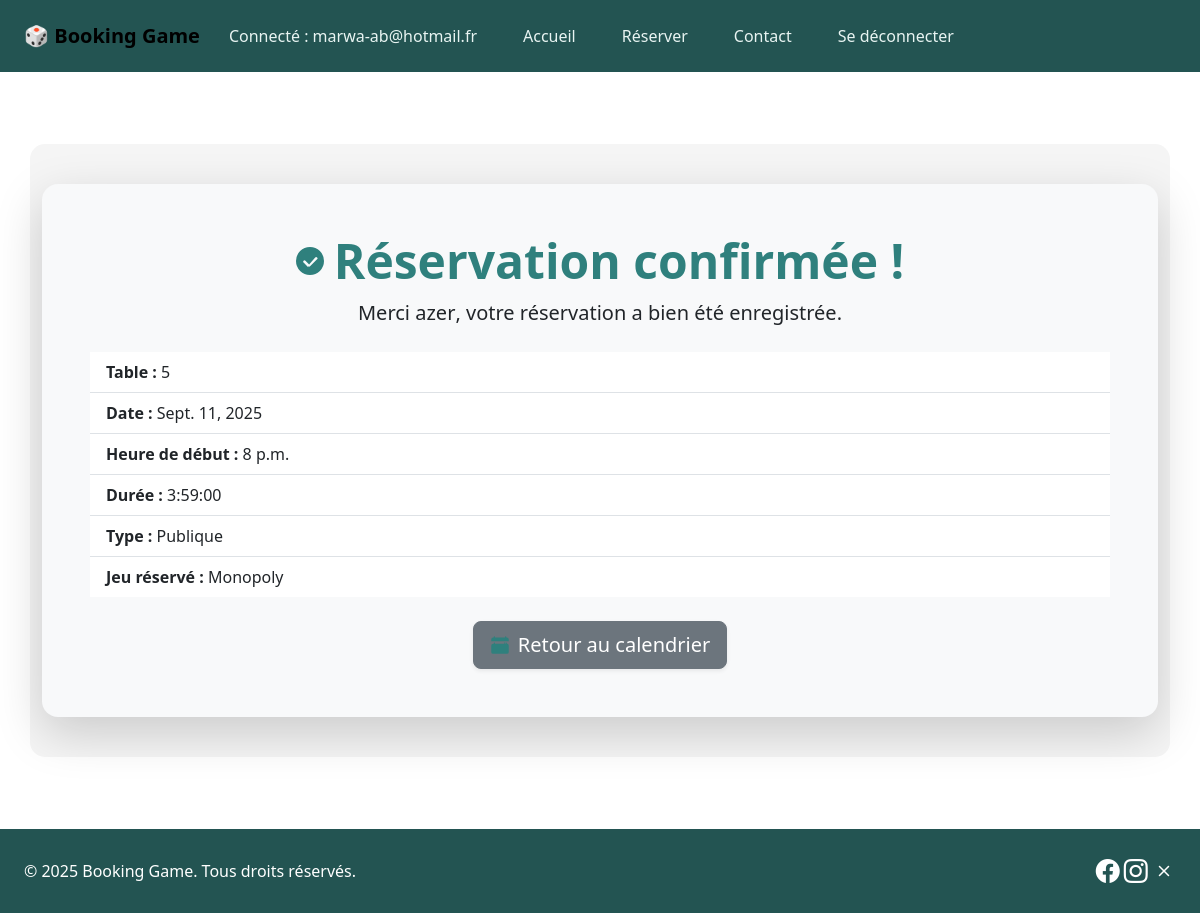
The page /users/confirmation/1/ (signed in) on the database its author committed.
### users_app/models.py (models this page shows, shortened)
class User(AbstractUser):
    username = models.EmailField(unique=True)
    pseudo = models.CharField(max_length=50, unique=True)
    phone = models.CharField(max_length=20, blank=True, null=True)
    favorite_games = models.ManyToManyField("tables_app.Game", blank=True, related_name='fans')

### tables_app/models.py (models this page shows, shortened)
class Booking(models.Model):
    date = models.DateField(default=timezone.now)
    start_time = models.TimeField()
    duration = models.DurationField(help_text="Durée (HH:MM:SS)")
    booking_type = models.CharField(max_length=10, choices=BookingType.choices)
    table = models.ForeignKey("Table", on_delete=models.CASCADE)
    main_customer = models.ForeignKey(settings.AUTH_USER_MODEL, on_delete=models.CASCADE, related_name='bookings')
    code = models.CharField(max_length=10, blank=True, null=True)  # ajout du code
    game = models.ForeignKey("tables_app.Game", on_delete=models.SET_NULL, null=True, blank=True)
    custom_game = models.CharField(max_length=100, blank=True, null=True)

class Table(models.Model):
    number_table = models.IntegerField(unique=True)
    capacity_table = models.IntegerField()
    state_table = models.CharField(max_length=10, choices=TableEtat.choices, default=TableEtat.LIBRE)
    game_table = models.ForeignKey("Game", null=True, blank=True, on_delete=models.SET_NULL)
    code_table = models.CharField(max_length=20, null=True, blank=True)
    customer_table = models.ManyToManyField(settings.AUTH_USER_MODEL,
                                            blank=True,
                                            related_name='joined_tables')

class Game(models.Model):
    name_game = models.CharField(max_length=100)
    category_game = models.CharField(max_length=50)
    duration_game = models.CharField(max_length=50, null=True, blank=True)
    nb_player_min_game = models.IntegerField(null=True, blank=True)
    nb_player_max_game = models.IntegerField(null=True, blank=True)
    stock_game = models.IntegerField(default=0)
    availability_game = models.BooleanField(default=True)
    presentation = models.TextField(null=True, blank=True)
    image_url = models.URLField(max_length=500, null=True, blank=True)

### users_app/views.py (the view)
# urls.py: path("confirmation/<int:booking_id>/", views.booking_confirmation, name="booking_confirmation"),
@login_required
def booking_confirmation(request, booking_id):
    booking = get_object_or_404(Booking, id=booking_id)
    if booking.game:  # Jeu du catalogue
        game_name = booking.game.name_game
    elif booking.custom_game:  # Jeu apporté par l'utilisateur
        game_name = booking.custom_game
    else:
        game_name = "Aucun"
    return render(request, "tables_app/booking_confirmation.html", {
        "booking": booking,
        "game_name": game_name
    })

### tables_app/templates/tables_app/booking_confirmation.html (shortened to what this page needs)
{% extends "base.html" %}
{% load static %}
{% block content %}
<div class="container my-5">
    <div class="card shadow-lg border-0 rounded-4 bg-light">
        <div class="card-body text-center p-5">
            <div class="mb-4 text-center">
    <h1 class="display-5 fw-bold"
        style="color:#2F807D; display:flex; justify-content:center; align-items:center; gap:10px;">
        <svg xmlns="http://www.w3.org/2000/svg" width="28" height="28"
             fill="#2F807D" class="bi bi-check-circle-fill" viewBox="0 0 16 16">
            <path d="M16 8A8 8 0 1 1 0 8a8 8 0 0 1 16 0zM6.97 11.03
                     a.75.75 0 0 0 1.07.02l3.992-3.99
                     a.75.75 0 1 0-1.06-1.06L7.5
                     9.939 5.383 7.823a.75.75 0
                     0 0-1.06 1.06l2.647 2.646z"/>
        </svg>
        Réservation confirmée !
    </h1>
    <p class="lead text-dark">
        Merci <strong>{{ booking.main_customer.pseudo }}</strong>,
        votre réservation a bien été enregistrée.
    </p>
</div>
            <ul class="list-group list-group-flush text-start mb-4">
                <li class="list-group-item"><strong>Table :</strong> {{ booking.table.number_table }}</li>
                <li class="list-group-item"><strong>Date :</strong> {{ booking.date }}</li>
                <li class="list-group-item"><strong>Heure de début :</strong> {{ booking.start_time }}</li>
                <li class="list-group-item"><strong>Durée :</strong> {{ booking.duration }}</li>
                <li class="list-group-item"><strong>Type :</strong> {{ booking.get_booking_type_display }}</li>
                <li class="list-group-item"><strong>Jeu réservé :</strong> {{ game_name }}</li>
            </ul>
            <div class="mt-4 text-center">
    <a href="{% url 'tables_app:calendar' %}?date={{ booking.date }}"
       class="btn btn-secondary btn-lg shadow-sm d-inline-flex align-items-center gap-2">
        Retour au calendrier
    </a>
</div>
        </div>
    </div>
</div>
{% endblock %}

### tables_app/templates/base.html (shortened to what this page needs)
<!DOCTYPE html>
<html lang="fr">
<head>
    {% load static %}
    <link rel="stylesheet" href="{% static 'css/style.css' %}?v=3">
    <link href="https://cdn.jsdelivr.net/npm/bootstrap@5.3.2/dist/css/bootstrap.min.css" rel="stylesheet">
    <link rel="stylesheet" href="https://cdnjs.cloudflare.com/ajax/libs/font-awesome/6.4.0/css/all.min.css">
    <link rel="stylesheet" href="https://cdn.jsdelivr.net/npm/bootstrap-icons@1.10.5/font/bootstrap-icons.css">
</head>
<body>
<nav class="navbar navbar-expand-lg custom-nav py-3 w-100">
    <div class="container-fluid px-4">
        <a class="navbar-brand fw-bold" href="{% url 'tables_app:home' %}">🎲 Booking Game</a>
        <div class="collapse navbar-collapse justify-content-end" id="navbarNav">
            <ul class="navbar-nav">
                {% if user.is_authenticated %}
                    <li class="nav-item"><span class="nav-link">Connecté : {{ user.username }}</span></li>
                    <li class="nav-item"><a class="nav-link" href="{% url 'tables_app:home' %}">Accueil</a></li>
                    <li class="nav-item"><a class="nav-link" href="{% url 'tables_app:calendar' %}">Réserver</a></li>
                    <li class="nav-item"><a class="nav-link" href="{% url 'contact_app:contact' %}">Contact</a></li>
                    <li class="nav-item"><a class="nav-link" href="{% url 'users_app:logout' %}">Se déconnecter</a></li>
                {% else %}
                    <li class="nav-item"><a class="nav-link" href="{% url 'users_app:login' %}">Connexion</a></li>
                    <li class="nav-item"><a class="nav-link" href="{% url 'users_app:register' %}">Inscription</a></li>
                    <li class="nav-item"><a class="nav-link" href="{% url 'tables_app:games' %}">Nos jeux disponibles</a></li>
                {% endif %}
            </ul>
        </div>
    </div>
</nav>
<main class="py-4">
    {% block content %}{% endblock %}
</main>
<footer class="footer w-100 py-4 px-4 d-flex justify-content-between align-items-center flex-wrap">
    <p class="mb-2 mb-md-0">&copy; 2025 Booking Game. Tous droits réservés.</p>
    <div class="social-icons">
        <a href="#" target="_blank"><i class="bi bi-facebook"></i></a>
        <a href="#" target="_blank"><i class="bi bi-instagram"></i></a>
        <a href="#" target="_blank"><i class="bi bi-x"></i></a>
    </div>
</footer>
</body>
</html>

### tables_app/static/css/style.css (style rules this page uses)
body { font-family: 'Poppins', sans-serif; background-color: #fff7f8; color: #333; margin: 0; padding: 0; }
a { text-decoration: none; }
.container { background-color: #f5f5f5; padding: 40px 20px; border-radius: 15px; }
h1 { font-weight: bold; font-size: 2rem; margin-bottom: 30px; color: #2F807D; }
.btn-secondary { background-color: #2F807D; border: none; font-weight: bold; border-radius: 10px; transition: background-color 0.3s ease; }
.card { border-radius: 15px; overflow: hidden; transition: transform 0.3s ease, box-shadow 0.3s ease; }
a { text-decoration: none; transition: color 0.3s ease; }
.custom-nav { background-color: #235452 !important; width: 100% !important; padding: 10; margin: 0; }
.custom-nav .navbar-nav { width: 100%; justify-content: flex-start; gap: 20px; }
.custom-nav .nav-link { font-weight: 500; color: #E8F4F2 !important; padding: 0.5rem 1rem; margin: 0 5px; }
.footer { background-color: #235452 !important; color: #fff; width: 100%; padding: 30px 20px; display: flex; justify-content: space-between; align-items: center; flex-wrap: wrap; box-sizing: border-box; }
.footer p { margin: 0; font-size: 1rem; }
.social-icons a { color: #fff; font-size: 1.5rem; transition: transform 0.3s, color 0.3s; }
body, html { margin: 0; padding: 0; width: 100%; }
main { min-height: calc(100vh - 140px); padding: 20px; }

### rows shown on the page
User: username "marwa-ab@hotmail.fr"
Booking: main_customer.pseudo "azer", table.number_table "5", date "Sept. 11, 2025", start_time "8 p.m.", duration "3:59:00", booking_type "Publique"
Game: name_game "Monopoly"
